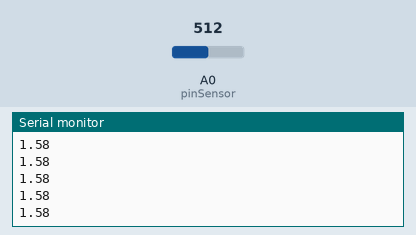
Recording of a sketch running on a simulated Arduino Uno, built with avr-gcc and run on an emulated ATmega328P. Parts: the last lines printed to the serial monitor. The test bench sets the inputs (shaded band); at power-on: A0 (pinSensor) = 512.

Above: at 1.2 s.
1.3 s: A0 (pinSensor) set to 213
At 1.31 s:
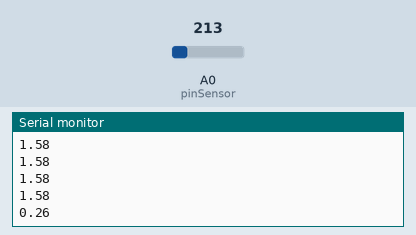
2.8 s: A0 (pinSensor) set to 192
At 2.82 s:
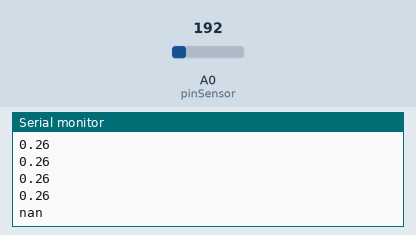

Measured:
- the behaviour switches between 205 and 204 on A0 (pinSensor) (found by bisection; images 1 and 2)
- after the input at 1.3 s, the serial monitor: prints a new line at once (image 1)
- after the input at 2.8 s, the serial monitor: prints a new line at once (image 2)

The sketch:

asi_calculation.ino
```cpp
/*
 * This code may or may not work. Untested. It is meant to write the actual airspeed to serial for verification.
 *
 * An explination to the calculation can be found here:
 * https://stackoverflow.com/questions/44007108/calculating-wind-speed-with-pitot-tube-using-arduino
 *
 * Basically, analogRead() returns an integer in [0,1023]? that is a scallar of the pressure difference between
 * the dynamic and static pressure readings of the sensor.
 *
 * What this line:
 *     float voltage = (float) rawADC / 1023.0 * 5.0;
 * is doing is dividing by the range of the possible retun values in order to get a float [0,1]. Then multiplying by 5V
 * since that's the sensor's reference voltage. So at the end of this line we end up with: V_reading = percentage_diff * 5V
 *
 * Next, we take that voltage reading and subtract the offset value specified by the sensor. This gives us dynamic pressure.
 *
 * Finally, we perform the calculation for airspeed using the formula:
 *     airspeed [m/s]? = sqrt(2 * dynamic-pressure [N/m^2]? / air-density [kg/m^3])
 *
 */

// The offset voltage is 1.0V when there is no pressure difference.
const float offset = 1.0;

// The sensitivity is 1.0V per kPa for the sensor.
const float sensitivity = 1.0;

// assume the analog pressure sensor is connected to A0.
const int pinSensor = A0;

void setup() {
  // put your setup code here, to run once:
  Serial.begin(9600);
  Serial.setTimeout(10);

}

void loop() {
  // put your main code here, to run repeatedly:
  int rawADC = analogRead (pinSensor);
  float voltage = (float) rawADC / 1023.0 * 5.0;   // voltage at Arduino pin. Range is 5V, 10 bits.
  float pressure = (voltage - offset) / sensitivity;   // differential pressure in kPa

  // Some magical calcuation for the windspeed (just as an example)
  float windspeed = sqrt ( 2.0 * pressure / 1.2 );
  Serial.println(windspeed);
  delay(100);
}
```
